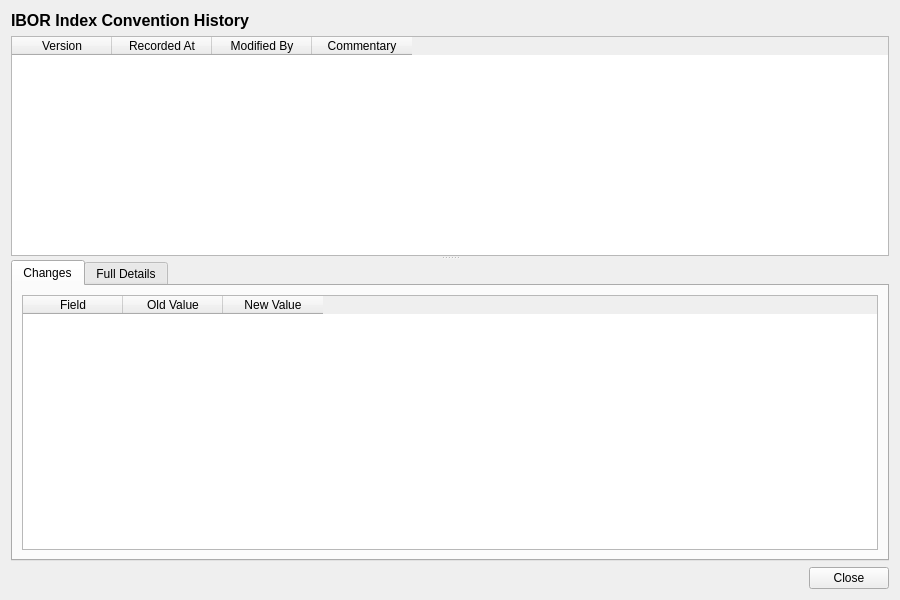
<?xml version="1.0" encoding="UTF-8"?>
<ui version="4.0">
 <class>IborIndexConventionHistoryDialog</class>
 <widget class="QWidget" name="IborIndexConventionHistoryDialog">
  <property name="geometry">
   <rect>
    <x>0</x>
    <y>0</y>
    <width>900</width>
    <height>600</height>
   </rect>
  </property>
  <property name="windowTitle">
   <string>IBOR Index Convention History</string>
  </property>
  <layout class="QVBoxLayout" name="verticalLayout">
   <item>
    <widget class="QLabel" name="titleLabel">
     <property name="font">
      <font>
       <pointsize>12</pointsize>
       <bold>true</bold>
      </font>
     </property>
     <property name="text">
      <string>IBOR Index Convention History</string>
     </property>
    </widget>
   </item>
   <item>
    <widget class="QSplitter" name="splitter">
     <property name="orientation">
      <enum>Qt::Vertical</enum>
     </property>
     <widget class="QTableWidget" name="versionListWidget">
      <property name="minimumHeight">
       <number>150</number>
      </property>
      <property name="maximumHeight">
       <number>250</number>
      </property>
      <property name="alternatingRowColors">
       <bool>true</bool>
      </property>
      <property name="editTriggers">
       <set>QAbstractItemView::NoEditTriggers</set>
      </property>
      <property name="selectionMode">
       <enum>QAbstractItemView::SingleSelection</enum>
      </property>
      <property name="selectionBehavior">
       <enum>QAbstractItemView::SelectRows</enum>
      </property>
      <column>
       <property name="text">
        <string>Version</string>
       </property>
      </column>
      <column>
       <property name="text">
        <string>Recorded At</string>
       </property>
      </column>
      <column>
       <property name="text">
        <string>Modified By</string>
       </property>
      </column>
      <column>
       <property name="text">
        <string>Commentary</string>
       </property>
      </column>
     </widget>
     <widget class="QWidget" name="detailWidget">
      <layout class="QVBoxLayout" name="detailLayout">
       <property name="leftMargin">
        <number>0</number>
       </property>
       <property name="topMargin">
        <number>0</number>
       </property>
       <property name="rightMargin">
        <number>0</number>
       </property>
       <property name="bottomMargin">
        <number>0</number>
       </property>
       <item>
        <widget class="QTabWidget" name="tabWidget">
         <property name="currentIndex">
          <number>0</number>
         </property>
         <widget class="QWidget" name="changesTab">
          <attribute name="title">
           <string>Changes</string>
          </attribute>
          <layout class="QVBoxLayout" name="changesTabLayout">
           <item>
            <widget class="QTableWidget" name="changesTableWidget">
             <property name="editTriggers">
              <set>QAbstractItemView::NoEditTriggers</set>
             </property>
             <property name="alternatingRowColors">
              <bool>true</bool>
             </property>
             <property name="selectionMode">
              <enum>QAbstractItemView::SingleSelection</enum>
             </property>
             <property name="selectionBehavior">
              <enum>QAbstractItemView::SelectRows</enum>
             </property>
             <column>
              <property name="text">
               <string>Field</string>
              </property>
             </column>
             <column>
              <property name="text">
               <string>Old Value</string>
              </property>
             </column>
             <column>
              <property name="text">
               <string>New Value</string>
              </property>
             </column>
            </widget>
           </item>
          </layout>
         </widget>
         <widget class="QWidget" name="fullDetailsTab">
          <attribute name="title">
           <string>Full Details</string>
          </attribute>
          <layout class="QVBoxLayout" name="fullDetailsTabLayout">
           <item>
            <widget class="QScrollArea" name="scrollArea">
             <property name="widgetResizable">
              <bool>true</bool>
             </property>
             <widget class="QWidget" name="scrollAreaWidgetContents">
              <property name="geometry">
               <rect>
                <x>0</x>
                <y>0</y>
                <width>560</width>
                <height>450</height>
               </rect>
              </property>
              <layout class="QFormLayout" name="formLayout">
               <item row="0" column="0">
                <widget class="QLabel" name="idLabel">
                 <property name="text">
                  <string>Id:</string>
                 </property>
                </widget>
               </item>
               <item row="0" column="1">
                <widget class="QLabel" name="idValue">
                 <property name="text">
                  <string/>
                 </property>
                </widget>
               </item>
               <item row="1" column="0">
                <widget class="QLabel" name="fixing_calendarLabel">
                 <property name="text">
                  <string>Fixing Calendar:</string>
                 </property>
                </widget>
               </item>
               <item row="1" column="1">
                <widget class="QLabel" name="fixingCalendarValue">
                 <property name="text">
                  <string/>
                 </property>
                </widget>
               </item>
               <item row="2" column="0">
                <widget class="QLabel" name="day_count_fractionLabel">
                 <property name="text">
                  <string>Day Count Fraction:</string>
                 </property>
                </widget>
               </item>
               <item row="2" column="1">
                <widget class="QLabel" name="dayCountFractionValue">
                 <property name="text">
                  <string/>
                 </property>
                </widget>
               </item>
               <item row="3" column="0">
                <widget class="QLabel" name="settlement_daysLabel">
                 <property name="text">
                  <string>Settlement Days:</string>
                 </property>
                </widget>
               </item>
               <item row="3" column="1">
                <widget class="QLabel" name="settlementDaysValue">
                 <property name="text">
                  <string/>
                 </property>
                </widget>
               </item>
               <item row="4" column="0">
                <widget class="QLabel" name="business_day_conventionLabel">
                 <property name="text">
                  <string>Business Day Convention:</string>
                 </property>
                </widget>
               </item>
               <item row="4" column="1">
                <widget class="QLabel" name="businessDayConventionValue">
                 <property name="text">
                  <string/>
                 </property>
                </widget>
               </item>
               <item row="5" column="0">
                <widget class="QLabel" name="end_of_monthLabel">
                 <property name="text">
                  <string>End Of Month:</string>
                 </property>
                </widget>
               </item>
               <item row="5" column="1">
                <widget class="QLabel" name="endOfMonthValue">
                 <property name="text">
                  <string/>
                 </property>
                </widget>
               </item>
               <item row="6" column="0">
                <widget class="QLabel" name="versionNumberLabel">
                 <property name="text">
                  <string>Version:</string>
                 </property>
                </widget>
               </item>
               <item row="6" column="1">
                <widget class="QLabel" name="versionNumberValue">
                 <property name="text">
                  <string/>
                 </property>
                </widget>
               </item>
               <item row="7" column="0">
                <widget class="QLabel" name="modifiedByLabel">
                 <property name="text">
                  <string>Modified By:</string>
                 </property>
                </widget>
               </item>
               <item row="7" column="1">
                <widget class="QLabel" name="modifiedByValue">
                 <property name="text">
                  <string/>
                 </property>
                </widget>
               </item>
               <item row="8" column="0">
                <widget class="QLabel" name="recordedAtLabel">
                 <property name="text">
                  <string>Recorded At:</string>
                 </property>
                </widget>
               </item>
               <item row="8" column="1">
                <widget class="QLabel" name="recordedAtValue">
                 <property name="text">
                  <string/>
                 </property>
                </widget>
               </item>
               <item row="9" column="0">
                <widget class="QLabel" name="changeCommentaryLabel">
                 <property name="text">
                  <string>Change Commentary:</string>
                 </property>
                </widget>
               </item>
               <item row="9" column="1">
                <widget class="QLabel" name="changeCommentaryValue">
                 <property name="text">
                  <string/>
                 </property>
                 <property name="wordWrap">
                  <bool>true</bool>
                 </property>
                </widget>
               </item>
              </layout>
             </widget>
            </widget>
           </item>
          </layout>
         </widget>
        </widget>
       </item>
      </layout>
     </widget>
    </widget>
   </item>
   <item>
    <layout class="QHBoxLayout" name="buttonLayout">
     <item>
      <spacer name="horizontalSpacer">
       <property name="orientation">
        <enum>Qt::Horizontal</enum>
       </property>
       <property name="sizeHint" stdset="0">
        <size><width>40</width><height>20</height></size>
       </property>
      </spacer>
     </item>
     <item>
      <widget class="QPushButton" name="closeButton">
       <property name="text">
        <string>Close</string>
       </property>
      </widget>
     </item>
    </layout>
   </item>
  </layout>
 </widget>
 <resources/>
 <connections/>
</ui>
